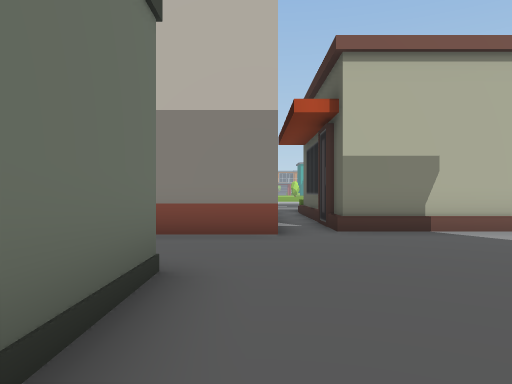
View 1 (above)

24 first-person views from a walk through a 3-D level made in the Unity game engine. The camera is 1.4 m above the floor, looks level and sees 70° across. The floor is counted in squares, 2 m on a side. Each view is taken from the middle of a square. On the plan, view 1 faces up. The plan holds only what a view shows up to about 11 squares ahead; the rest is blank. The place goes on beyond the plan. Some animated figures are not drawn. Some surface patterns are stand-ins.

View 2
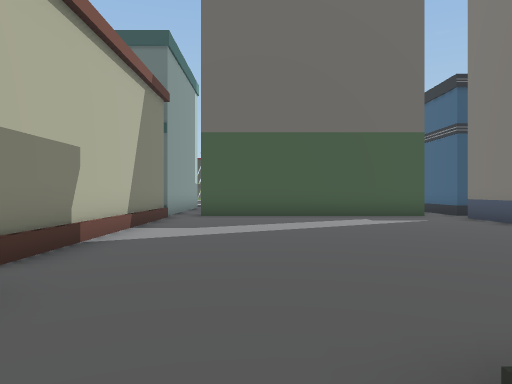

View 3
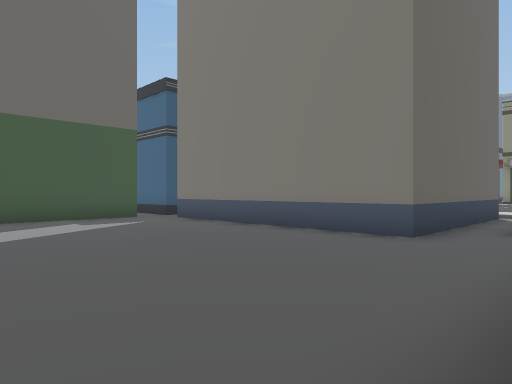

View 4
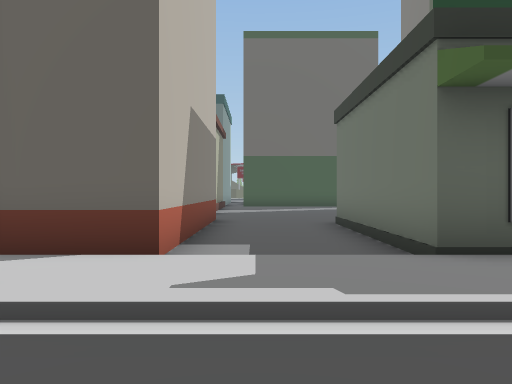

View 5
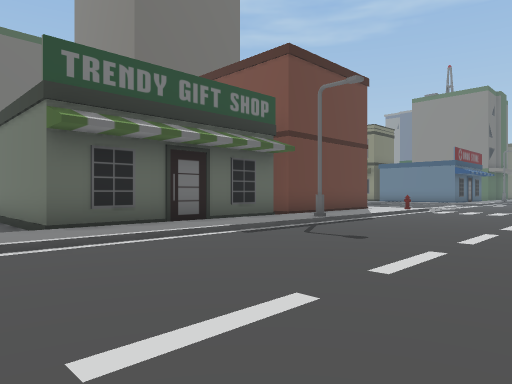

View 6
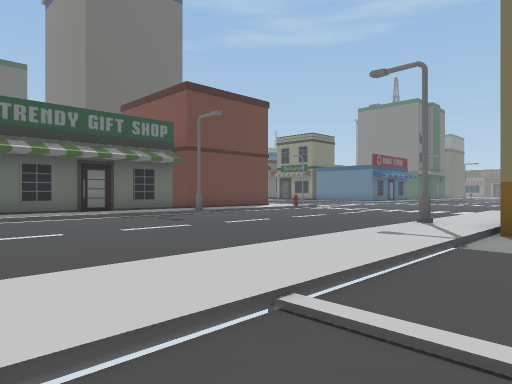

View 7
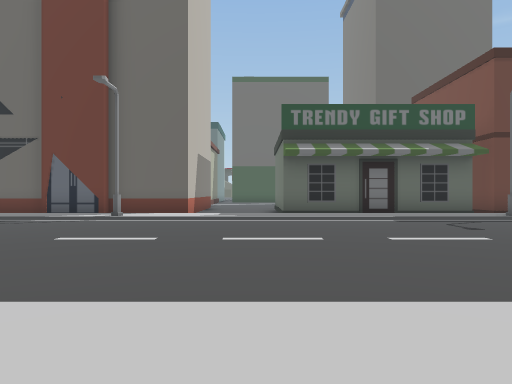

View 8
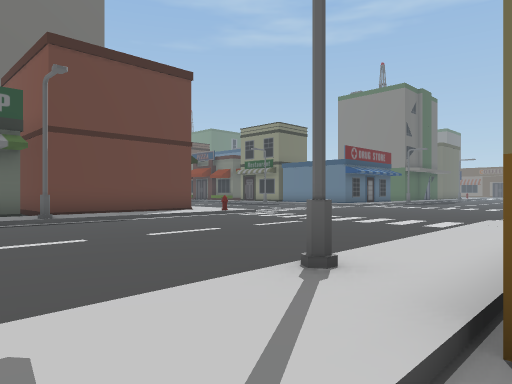

View 9
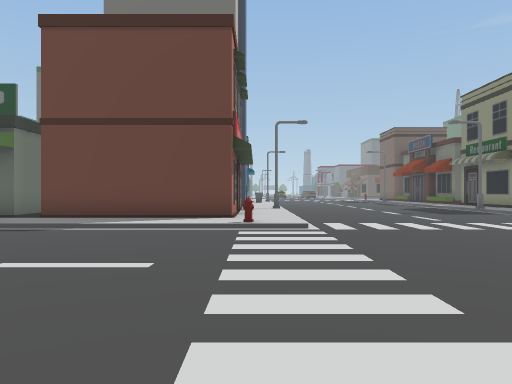

View 10
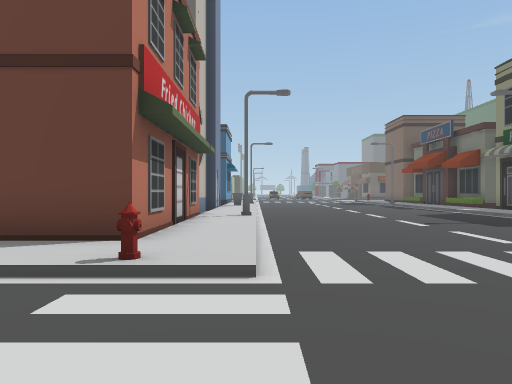

View 11
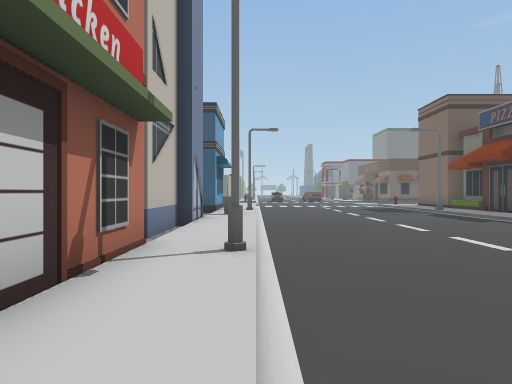

View 12
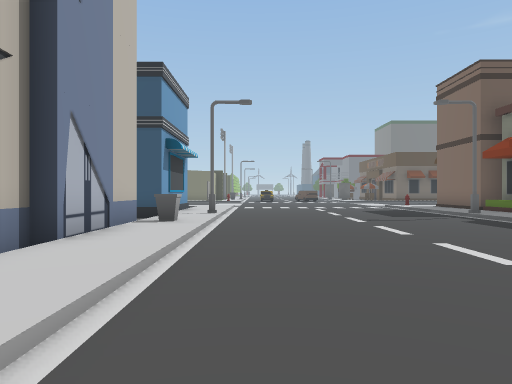

View 13
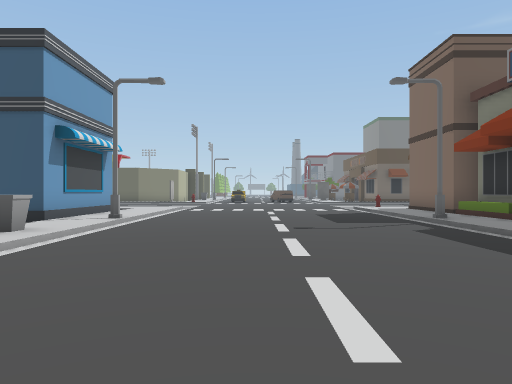

View 14
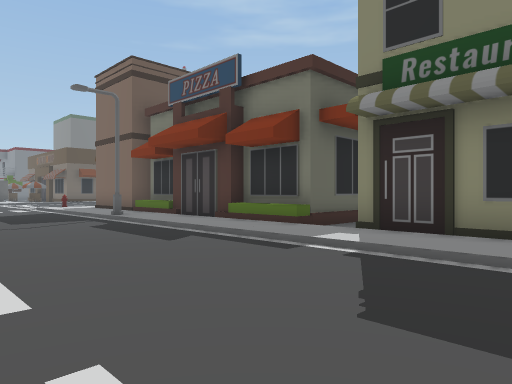

View 15
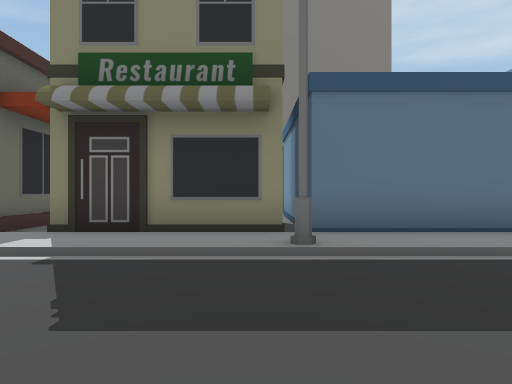

View 16
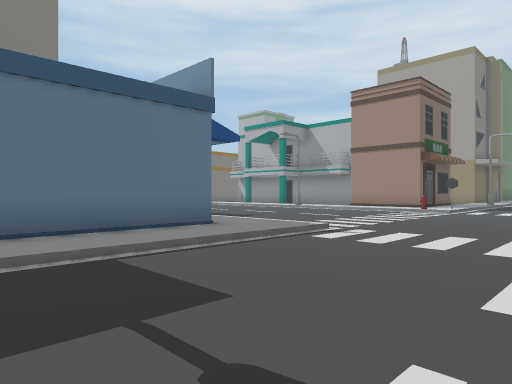

View 17
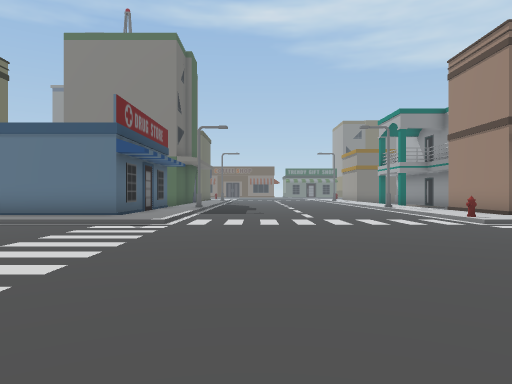

View 18
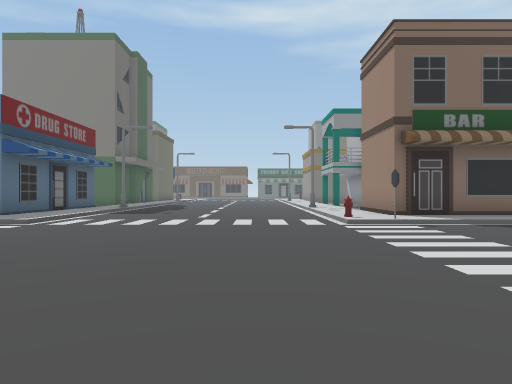

View 19
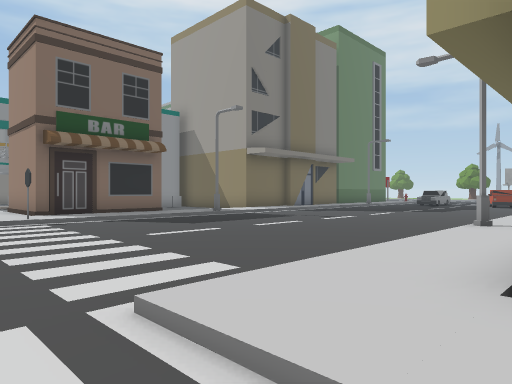

View 20
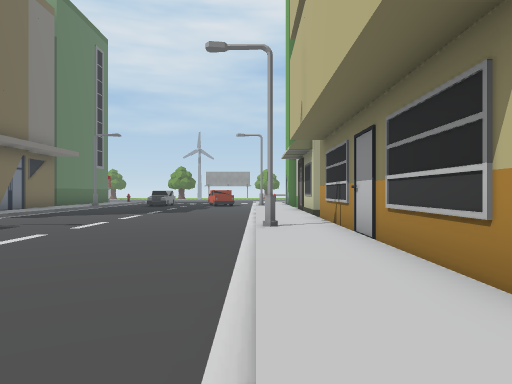

View 21
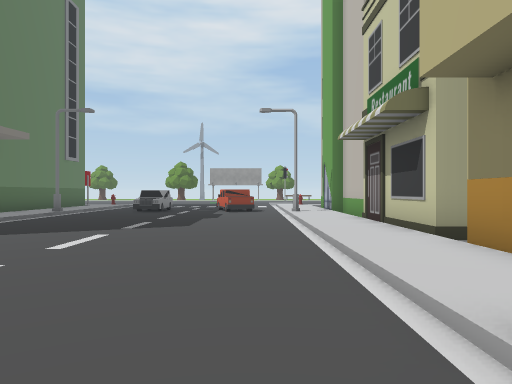

View 22
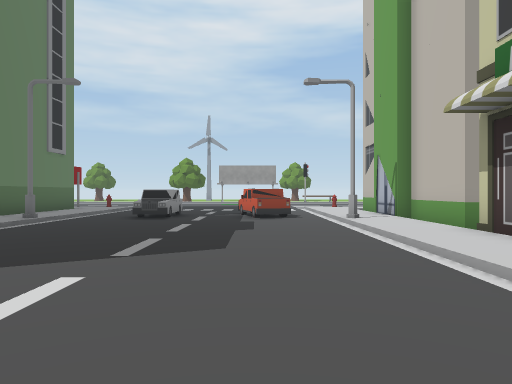

View 23
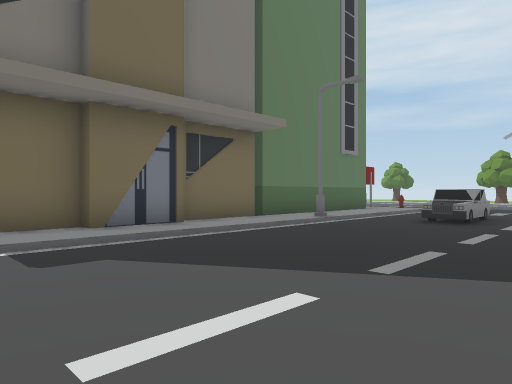

View 24
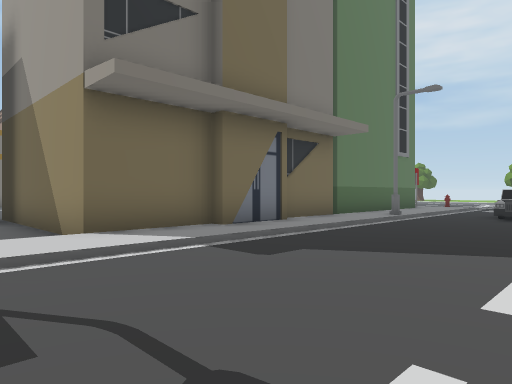

### Floor plan
Key: @ floor where view 1 was taken; # wall or solid block; x gap in a wall; . main floor; : floor 0.25 m higher than the main floor; / step, stairs or slope; O other object.
Columns run from 33 left of view 1 to 13 right of it. Each row starts with its distance up from view 1.
  9                         ../:O     .O
  8                       ....O:O     .O      O
  7                      ...../:O     .OOOOOOOO
  6                    /....../:OOOOOO.........
  5                 ..:/....../:..............O
  4                 ..:/....../:..............O
  3                 ..:/....../:#####.........O
  2                 ..:/....../:#   #.........O
  1                  .:/....../:#   #.........O
  0                  .:/....../:#    @........O
 -1                  .:/....../:#    .........O
 -2                  O:O......O:##   .OOOOOOO.x
 -3                   :/....../:###   O
 -4                   :/....../:#     O
 -5                   :/....../:#     O
 -6                   :/....../:#     O       #
 -7 OOOOOOOOO.OOOOOOOO:/....../:######OOOOOOO ####
 -8 :::::::::::::::::::/......O:::::::::::::O:::::
 -9 //O//////////O//////......//////O/////////O///
-10 .O............................................
-11 OO............................................
-12 ..............................................
-13 ..............................................
-14 OO.............................................
-15 ...............................................
-16 //O/////////  ////#/......//////O/////////O///
-17 ::::::OO::::   ::::O....../:::::::::::::::::::
-18 OOOOOOO OOO.  ####:/....../:#####OOOO.OOOOOOO#
-19           O.     #:/....../:#        .O

Where each view was taken, in squares from view 1:
view 1: 0 up, 0 right, facing up
view 2: 4 up, 2 left, facing right
view 3: 4 up, 1 left, facing down-right
view 4: 5 up, 9 left, facing right
view 5: 5 up, 12 left, facing down-right
view 6: 5 up, 17 left, facing down-right
view 7: 4 up, 16 left, facing right
view 8: 0 up, 16 left, facing down-right
view 9: 8 down, 14 left, facing right
view 10: 9 down, 10 left, facing right
view 11: 9 down, 5 left, facing right
view 12: 10 down, 1 left, facing right
view 13: 12 down, 1 right, facing right
view 14: 12 down, 0 right, facing down-right
view 15: 12 down, 0 right, facing down
view 16: 12 down, 1 left, facing down-left
view 17: 8 down, 9 left, facing down
view 18: 8 down, 12 left, facing down
view 19: 7 down, 13 left, facing down-left
view 20: 9 down, 14 left, facing left
view 21: 10 down, 19 left, facing left
view 22: 11 down, 22 left, facing left
view 23: 11 down, 23 left, facing down-left
view 24: 12 down, 21 left, facing down-left
